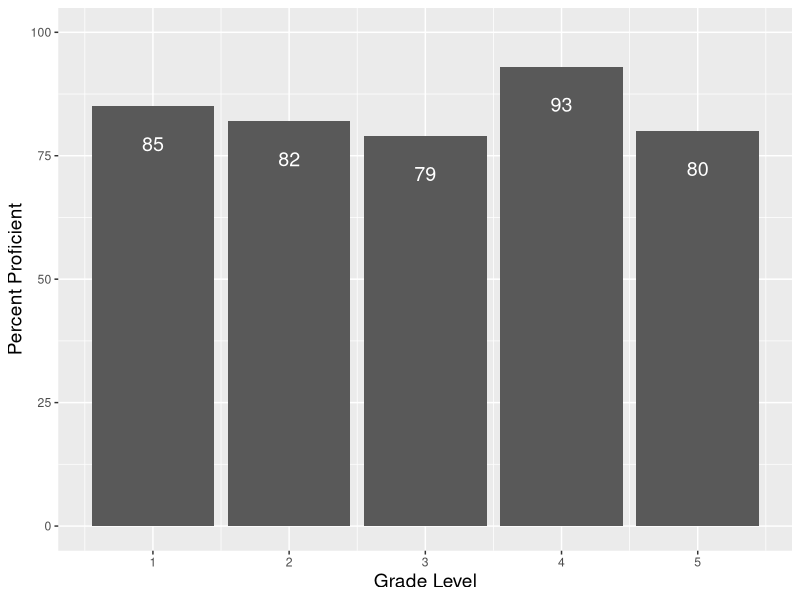
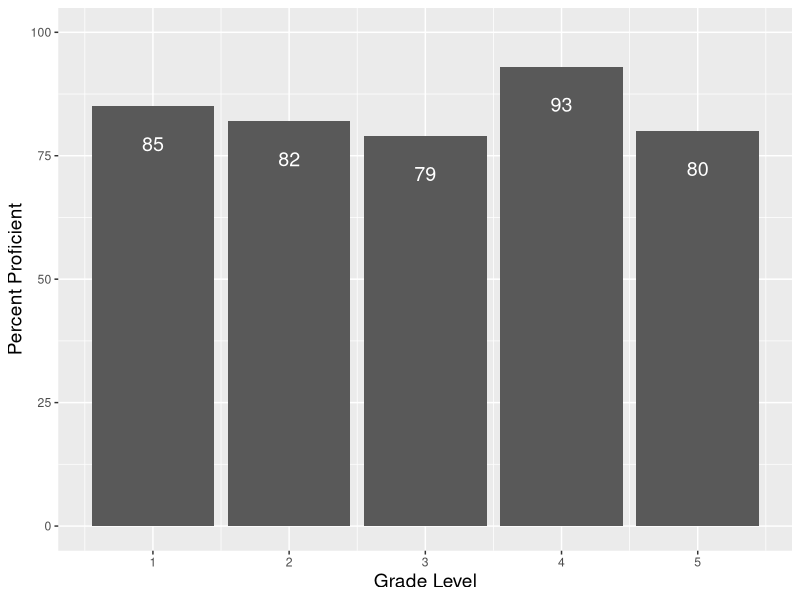

Recreate these plots in R, in order.

# Load packages -----------------------------------------------------------
set.seed(916)
library(tidyverse)


# Build dataset -----------------------------------------------------------

quiz_scores <- tibble(grade = rep(c(1:5), 3), 
                      score = sample(65:99, 15, replace = TRUE))


# Plot --------------------------------------------------------------------

quiz_scores |> 
  group_by(grade) |> 
  summarize(mean_quiz_score = round(mean(score))) |> 
  ggplot(aes(x = grade, y = mean_quiz_score)) + 
  scale_y_continuous(limits = c(0, 100)) + 
  geom_bar(stat = "identity") + 
  geom_text(aes(label = mean_quiz_score), 
            color = "white", size = 5, hjust = 0.5, vjust = 3) +
  labs(#title = "Average Scores for Each Quiz", 
       #subtitle = "This is not real data", 
       #caption = "This is not real data", 
       x = "Grade Level", 
       y = "Percent Proficient") + 
  theme(plot.title = element_text(size = rel(1.5)), 
        plot.subtitle = element_text(size = rel(1.25)), 
        plot.caption = element_text(size = rel(1.25)), 
        axis.title = element_text(size = rel(1.25)))

ggsave("output/figure_17_1.png", width = 9600, height = 6000, units = "px", dpi = 1200)